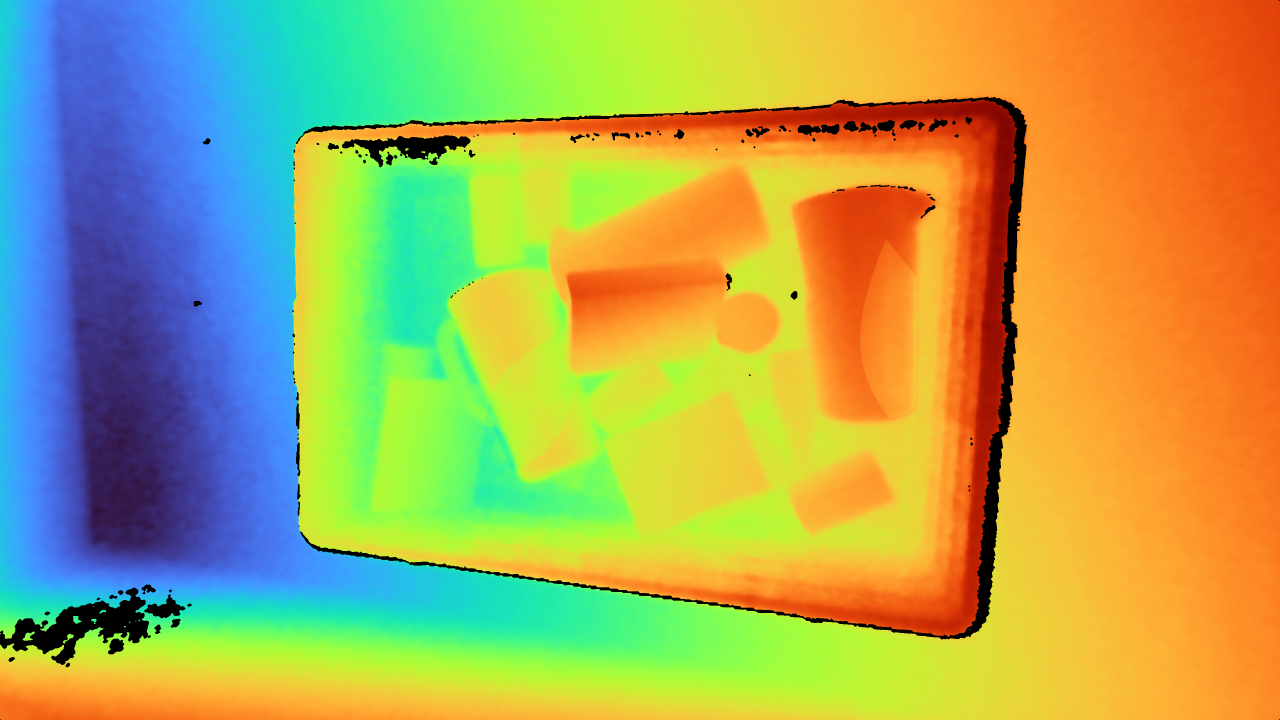
#> input picture two_base_datasets (example)/defects_depth_heat_det/test/images/000047.png, 3840 x 2160 px, found by its file name (shown at 1/3 size); its folder holds only this picture in this run
$ python build_rgbd_4channel_dataset.py --rgb-root '../two_base_datasets (example)/defects_depth_heat_det/test/images' --depth-root '../two_base_datasets (example)/defects_depth_heat_det/test/images' --output-root out.png
#> lines starting #> are read from the running program, lines starting #| are printed output that depends on the picture
import argparse
import os
import shutil
import subprocess
from pathlib import Path

import cv2
import numpy as np


def fuse_pair(rgb_path, depth_path, out_path):
    rgb = cv2.imread(str(rgb_path), cv2.IMREAD_COLOR)
#> rgb is the input picture: shape (2160, 3840, 3); mean B, G, R 87.7, 169.6, 172.3
    dtm = cv2.imread(str(depth_path), cv2.IMREAD_COLOR)
    if rgb is None:
        raise FileNotFoundError(rgb_path)
    if dtm is None:
        raise FileNotFoundError(depth_path)
    if rgb.shape[:2] != dtm.shape[:2]:
        dtm = cv2.resize(dtm, (rgb.shape[1], rgb.shape[0]), interpolation=cv2.INTER_LINEAR)
    depth_1ch = cv2.cvtColor(dtm, cv2.COLOR_BGR2GRAY)
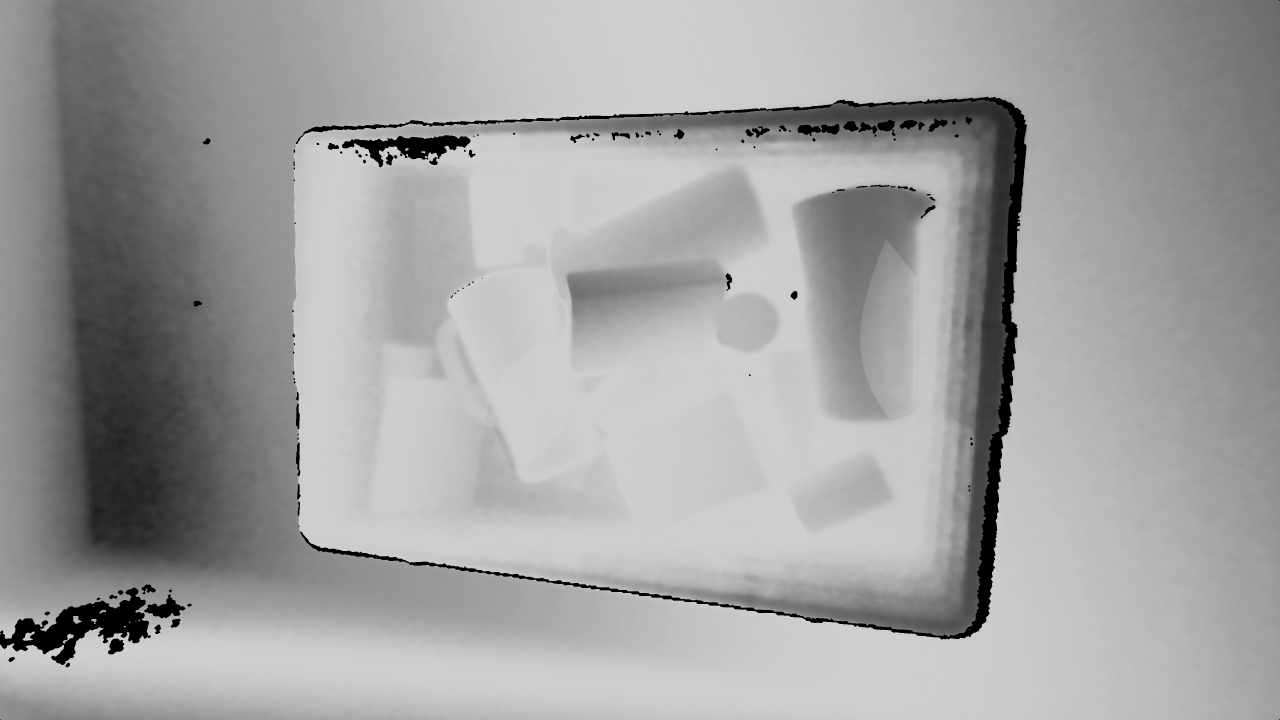
#> depth_1ch: shape (2160, 3840) (shown at 1/3 size); min 0, max 206, mean 161.1
    fused = np.concatenate([rgb, depth_1ch[..., None]], axis=2).astype(np.uint8)
    fused = np.ascontiguousarray(fused)
    out_path.parent.mkdir(parents=True, exist_ok=True)
    png_params = [cv2.IMWRITE_PNG_COMPRESSION, 0]
    if cv2.imwrite(str(out_path), fused, png_params) is not True:

        try:
            from PIL import Image
        except ImportError as ie:
            raise OSError(f"imwrite failed: {out_path} (нет Pillow: {ie})") from ie
        rgba = np.dstack([fused[..., 2], fused[..., 1], fused[..., 0], fused[..., 3]])
        Image.fromarray(rgba.astype(np.uint8), "RGBA").save(str(out_path), compress_level=0)


def write_data_yaml(ds_root, nc, names):
    lines = [
        f"channels: 4",
        "train: train/images",
        "val: valid/images",
        "test: test/images",
        "",
        f"nc: {nc}",
        f"names: {names!r}".replace('"', "'"),
    ]
    (ds_root / "data.yaml").write_text("\n".join(lines), encoding="utf-8")


def build_fused_rgbd(rgb_root, depth_root, output_root, *, overwrite):
    rgb_root = rgb_root.expanduser().resolve()
    depth_root = depth_root.expanduser().resolve()
    output_root = output_root.expanduser().resolve()

    if output_root.exists() and overwrite:

        if os.name == "nt":
            shutil.rmtree(output_root)
        else:
            subprocess.run(
                ["/bin/bash", "-c", f"chmod -Rf u+w '{output_root}' 2>/dev/null; rm -rf '{output_root}'"],
                check=True,
            )

    splits = {"train": "train", "valid": "valid", "test": "test"}
    n_ok = 0
    for split in splits.values():
        r_img = rgb_root / split / "images"
        d_img = depth_root / split / "images"
        r_lbl = rgb_root / split / "labels"
        out_i = output_root / split / "images"
        out_l = output_root / split / "labels"
        if not r_img.is_dir():
            raise FileNotFoundError(r_img)

        stems = sorted(p.stem for p in r_img.glob("*.png"))
        dstems = {p.stem for p in d_img.glob("*.png")}
        missing = [s for s in stems if s not in dstems]
        if missing:
            raise RuntimeError(f"Missing depth images for split {split} (examples): {missing[:5]}")

        for stem in stems:
            fuse_pair(r_img / f"{stem}.png", d_img / f"{stem}.png", out_i / f"{stem}.png")
            src_lbl = r_lbl / f"{stem}.txt"
            dst_lbl = out_l / f"{stem}.txt"
            out_l.mkdir(parents=True, exist_ok=True)
            shutil.copy2(src_lbl, dst_lbl)
            n_ok += 1
            if n_ok % 500 == 0:
                print(f"... fused {n_ok} ...", flush=True)

    write_data_yaml(output_root, nc=1, names=["defect"])
    print(f"Built {output_root}: {n_ok} fused PNGs + paired labels")


def main():
    ap = argparse.ArgumentParser()
    ap.add_argument("--rgb-root", type=Path, required=True)
    ap.add_argument("--depth-root", type=Path, required=True)
    ap.add_argument("--output-root", type=Path, required=True)
    ap.add_argument("--overwrite", action="store_true")
    args = ap.parse_args()
    build_fused_rgbd(args.rgb_root, args.depth_root, args.output_root, overwrite=args.overwrite)


if __name__ == "__main__":
    main()
